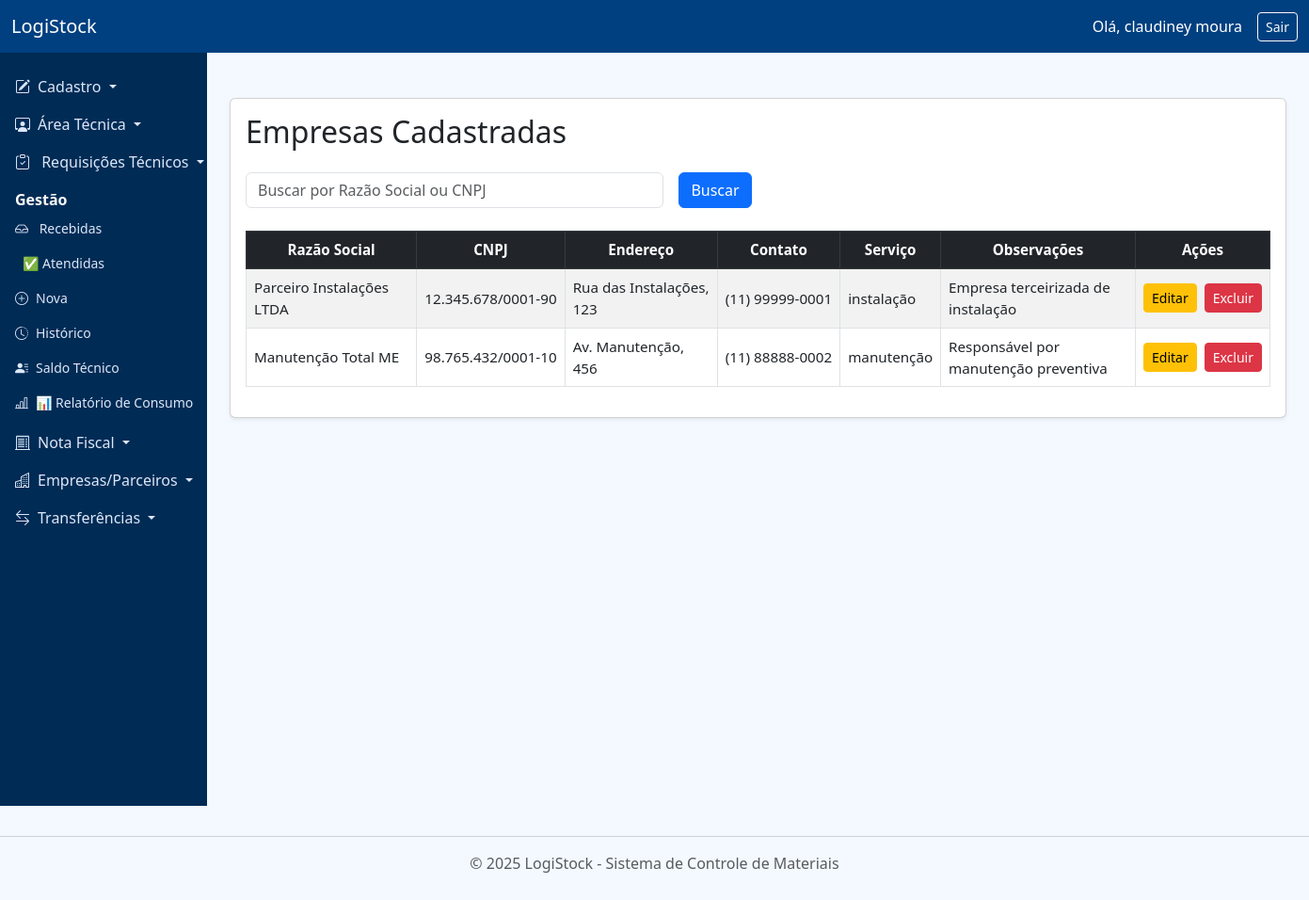
The page /empresas/ (signed in) on the database its author committed.
### app/models.py (models this page shows, shortened)
class Usuario(db.Model, UserMixin):
    __tablename__ = 'usuarios'
    id = db.Column(db.Integer, primary_key=True)
    nome = db.Column(db.String(150), nullable=False)
    email = db.Column(db.String(120), unique=True, nullable=False)
    senha_hash = db.Column(db.String(255), nullable=False)
    perfil = db.Column(db.String(50), nullable=False)
    status = db.Column(db.String(20), default='Ativo')

class Empresa(db.Model):
    __tablename__ = 'empresas'
    id = db.Column(db.Integer, primary_key=True)
    razao_social = db.Column(db.String(120), nullable=False)
    cnpj = db.Column(db.String(20), nullable=False)
    endereco = db.Column(db.String(255))
    contato = db.Column(db.String(100))
    tipo_servico = db.Column(db.String(100))
    observacoes = db.Column(db.Text)
    transferencias = db.relationship('TransferenciaExterna', backref='empresa', cascade='all, delete-orphan')

### app/routes/empresas.py (the view)
@empresas_bp.route('/')
@login_required
def lista_empresas():
    termo = request.args.get('busca', '').strip()
    if termo:
        empresas = Empresa.query.filter(
            (Empresa.razao_social.ilike(f"%{termo}%")) |
            (Empresa.cnpj.ilike(f"%{termo}%"))
        ).all()
    else:
        empresas = Empresa.query.all()
    return render_template('empresas/lista_empresas.html', empresas=empresas)

### app/routes/auth.py (called while the page is built)
@login_manager.user_loader
def load_user(user_id):
    return Usuario.query.get(int(user_id))

### app/templates/empresas/lista_empresas.html
{% extends "base.html" %} {% block content %}
<div class="card shadow-sm mt-4">
  <div class="card-body">
    <h2 class="mb-4">Empresas Cadastradas</h2>
    <form method="get" class="row g-3 mb-4">
      <div class="col-md-5">
        <input
          type="text"
          name="busca"
          class="form-control"
          placeholder="Buscar por Razão Social ou CNPJ"
          value="{{ request.args.get('busca', '') }}"
        />
      </div>
      <div class="col-md-auto">
        <button type="submit" class="btn btn-primary">Buscar</button>
      </div>
    </form>
    {% if empresas %}
    <div class="table-responsive">
      <table
        class="table table-bordered table-hover table-striped align-middle"
        style="font-size: 0.95rem"
      >
        <thead class="table-dark text-center">
          <tr>
            <th style="min-width: 180px">Razão Social</th>
            <th class="text-nowrap">CNPJ</th>
            <th style="min-width: 160px">Endereço</th>
            <th class="text-nowrap">Contato</th>
            <th class="text-nowrap">Serviço</th>
            <th style="min-width: 200px">Observações</th>
            <th class="text-center">Ações</th>
          </tr>
        </thead>
        <tbody>
          {% for empresa in empresas %}
          <tr>
            <td>{{ empresa.razao_social }}</td>
            <td class="text-nowrap">{{ empresa.cnpj }}</td>
            <td>{{ empresa.endereco }}</td>
            <td class="text-nowrap">{{ empresa.contato }}</td>
            <td class="text-nowrap">{{ empresa.tipo_servico }}</td>
            <td>{{ empresa.observacoes }}</td>
            <td class="text-center" style="white-space: nowrap">
              <div class="d-inline-flex gap-2">
                <a
                  href="{{ url_for('empresas.editar_empresa', id=empresa.id) }}"
                  class="btn btn-sm btn-warning"
                  >Editar</a
                >
                <form
                  method="post"
                  action="{{ url_for('empresas.excluir_empresa', id=empresa.id) }}"
                  onsubmit="return confirm('Tem certeza que deseja excluir esta empresa?');"
                >
                  <button type="submit" class="btn btn-sm btn-danger">
                    Excluir
                  </button>
                </form>
              </div>
            </td>
          </tr>
          {% endfor %}
        </tbody>
      </table>
    </div>
    {% else %}
    <p class="text-muted">Nenhuma empresa encontrada.</p>
    {% endif %}
  </div>
</div>
{% endblock %}

### app/templates/base.html (shortened to what this page needs)
<!DOCTYPE html>
<html lang="pt-br">
  <head>
    <link rel="stylesheet" href="https://cdn.jsdelivr.net/npm/bootstrap@5.3.0/dist/css/bootstrap.min.css" />
    <link rel="stylesheet" href="https://cdn.jsdelivr.net/npm/bootstrap-icons@1.10.5/font/bootstrap-icons.css" />
    <link rel="stylesheet" href="{{ url_for('static', filename='css/custom.css') }}">
  </head>
  <body>
    <nav class="navbar navbar-dark bg-dark">
      <div class="container-fluid">
        <a class="navbar-brand" href="/">LogiStock</a>
        {% if current_user.is_authenticated %}
          <div class="d-flex align-items-center text-white">
            <span class="me-3">Olá, {{ current_user.nome }}</span>
            <a href="{{ url_for('auth.logout') }}" class="btn btn-outline-light btn-sm">Sair</a>
          </div>
        {% else %}
          <div>
            <a href="{{ url_for('auth.login') }}" class="btn btn-outline-light btn-sm">Entrar</a>
          </div>
        {% endif %}
      </div>
    </nav>
    <div id="main-content">
      <nav id="sidebar" class="d-flex flex-column">
        <ul class="nav flex-column">
          <li class="nav-item">
            <a class="nav-link dropdown-toggle" href="#cadastroSubmenu" data-bs-toggle="collapse" role="button" aria-expanded="false" aria-controls="cadastroSubmenu">
              <i class="bi bi-pencil-square me-2"></i>Cadastro
            </a>
          </li>
            <li class="nav-item">
              <a class="nav-link dropdown-toggle" href="#areaTecnicaSubmenu" data-bs-toggle="collapse" role="button" aria-expanded="false" aria-controls="areaTecnicaSubmenu">
                <i class="bi bi-person-workspace me-2"></i>Área Técnica
              </a>
            </li>
<li class="nav-item">
  <a
    class="nav-link dropdown-toggle"
    href="#requisicoesTecnicosSubmenu"
    data-bs-toggle="collapse"
    role="button"
    aria-expanded="false"
    aria-controls="requisicoesTecnicosSubmenu"
  >
    {% if requisicoes_tecnicos_pendentes > 0 %}
      <i class="bi bi-person-exclamation me-2 text-danger"></i>
    {% else %}
      <i class="bi bi-clipboard-check me-2"></i>
    {% endif %}
    Requisições Técnicos
  </a>
  <div class="collapse show" id="requisicoesTecnicosSubmenu">
    <div class="menu-header">Gestão</div>
    <ul class="btn-toggle-nav list-unstyled fw-normal pb-1 small">
      {% if current_user.perfil in ['estoque', 'admin'] %}
      <li>
        <a class="nav-link px-3" href="{{ url_for('requisicoes_tecnicos.recebidas') }}">
          {% if requisicoes_tecnicos_pendentes > 0 %}
            <i class="bi bi-person-exclamation me-2 text-danger"></i>
          {% else %}
            <i class="bi bi-inbox me-2"></i>
          {% endif %}
          Recebidas
        </a>
      </li>
      {% endif %}
      {% if current_user.perfil in ['estoque', 'admin', 'tecnico'] %}
      <li>
        <a class="nav-link px-3" href="{{ url_for('requisicoes_tecnicos.atendidas') }}">
          ✅ Atendidas
        </a>
      </li>
      {% endif %}
      <li>
        <a href="{{ url_for('requisicoes_tecnicos.nova_requisicao') }}" class="nav-link px-3">
          <i class="bi bi-plus-circle me-2"></i>Nova
        </a>
      </li>
      <li>
        <a href="{{ url_for('requisicoes_tecnicos.historico') }}" class="nav-link px-3">
          <i class="bi bi-clock-history me-2"></i>Histórico
        </a>
      </li>
      <li>
        <a class="nav-link px-3" href="{{ url_for('saldo_tecnico.exibir_saldo') }}">
          <i class="bi bi-person-lines-fill me-2"></i>Saldo Técnico
        </a>
      </li>
      {% if current_user.perfil in ['admin', 'estoque'] %}
<li>
  <a class="nav-link px-3" href="{{ url_for('requisicoes_tecnicos.relatorio_consumo') }}">
    <i class="bi bi-bar-chart-line me-2"></i>📊 Relatório de Consumo
  </a>
</li>
{% endif %}
    </ul>
  </div>
</li>
          <li class="nav-item">
            <a
              class="nav-link dropdown-toggle"
              href="#notaFiscalSubmenu"
              data-bs-toggle="collapse"
              role="button"
              aria-expanded="false"
              aria-controls="notaFiscalSubmenu"
            >
              <i class="bi bi-receipt-cutoff me-2"></i>Nota Fiscal
            </a>
          </li>
          <li class="nav-item">
            <a
              class="nav-link dropdown-toggle"
              href="#empresasSubmenu"
              data-bs-toggle="collapse"
              role="button"
              aria-expanded="false"
              aria-controls="empresasSubmenu"
            >
              <i class="bi bi-buildings me-2"></i>Empresas/Parceiros
            </a>
          </li>
          <li class="nav-item">
            <a
              class="nav-link dropdown-toggle"
              href="#transferenciasSubmenu"
              data-bs-toggle="collapse"
              role="button"
              aria-expanded="false"
              aria-controls="transferenciasSubmenu"
            >
              <i class="bi bi-arrow-left-right me-2"></i>Transferências
            </a>
          </li>
        </ul>
      </nav>
      <div class="flex-grow-1 p-4">
        {% block content %}{% endblock %}
      </div>
    </div>
    <footer class="text-center text-muted py-3 mt-auto">
      <hr />
      <p>&copy; 2025 LogiStock - Sistema de Controle de Materiais</p>
    </footer>
  </body>
</html>

### app/static/css/custom.css (style rules this page uses)
body { background-color: #f4f9ff; font-family: 'Segoe UI', sans-serif; }
#sidebar { background-color: #002b55 !important; }
#sidebar .nav-link, #sidebar .dropdown-item { color: #dce7f7; }
.navbar { background-color: #004080 !important; color: white; }
.navbar .navbar-brand, .navbar .nav-link, .navbar span { color: white; font-weight: 500; }

### app/templates/base.html (style rules this page uses)
body { display: flex; min-height: 100vh; flex-direction: column; margin: 0; }
#main-content { flex: 1; display: flex; }
#sidebar { min-width: 220px; background-color: #002b55; color: white; padding-top: 1rem; min-height: 100vh; }
#sidebar .nav-link, #sidebar .dropdown-item { color: #dce7f7; }
.menu-header { color: #f9fafb; font-weight: bold; padding: 0.5rem 1rem 0 1rem; }
.nav-link i { margin-right: 0.5rem; }

### rows shown on the page
Usuario: nome "claudiney moura"
Empresa: razao_social "Parceiro Instalações LTDA", cnpj "12.345.678/0001-90", endereco "Rua das Instalações, 123", contato "(11) 99999-0001", tipo_servico "instalação", observacoes "Empresa terceirizada de instalação"
Empresa: razao_social "Manutenção Total ME", cnpj "98.765.432/0001-10", endereco "Av. Manutenção, 456", contato "(11) 88888-0002", tipo_servico "manutenção", observacoes "Responsável por manutenção preventiva"
